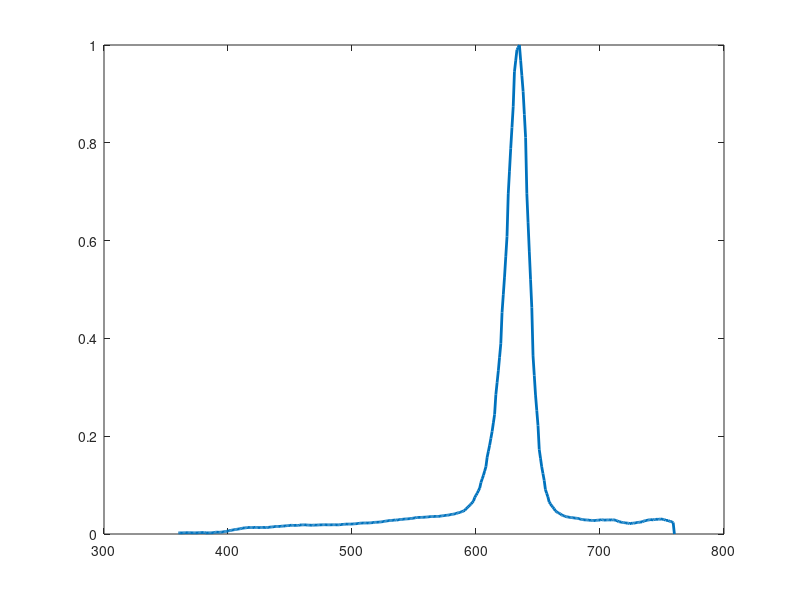
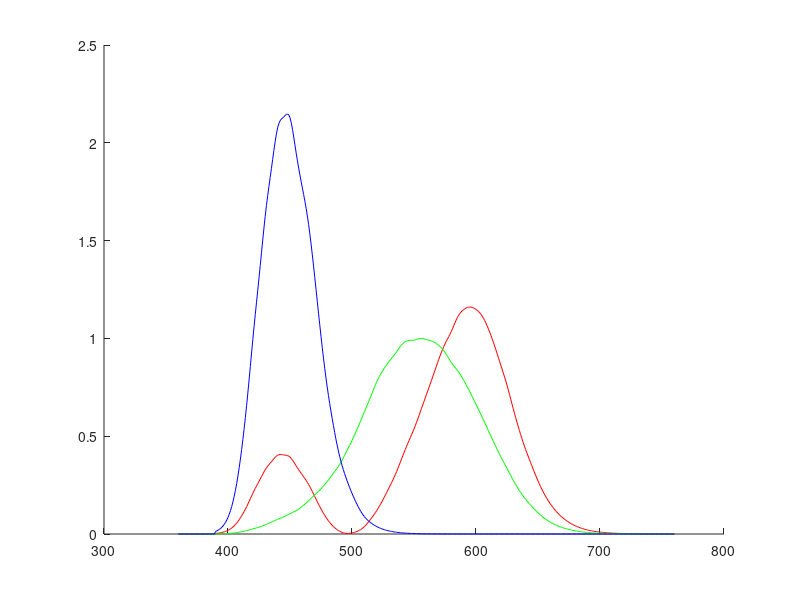
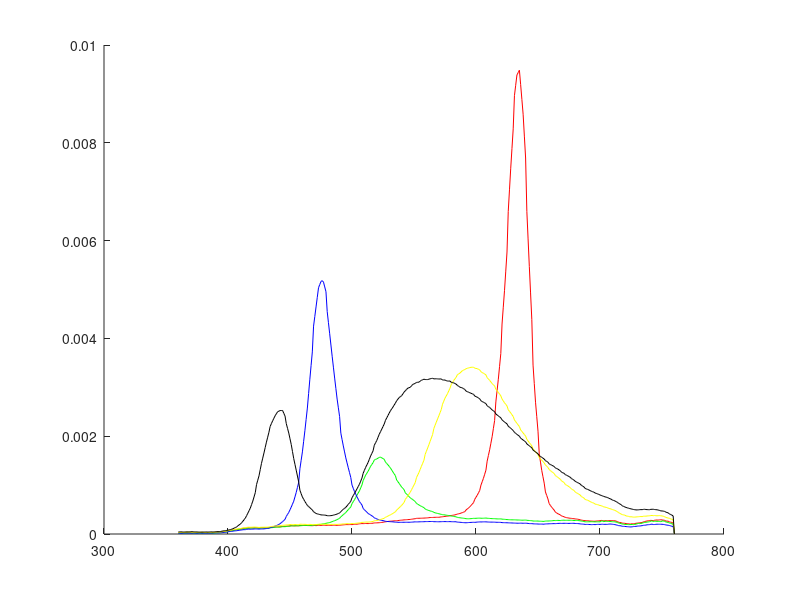
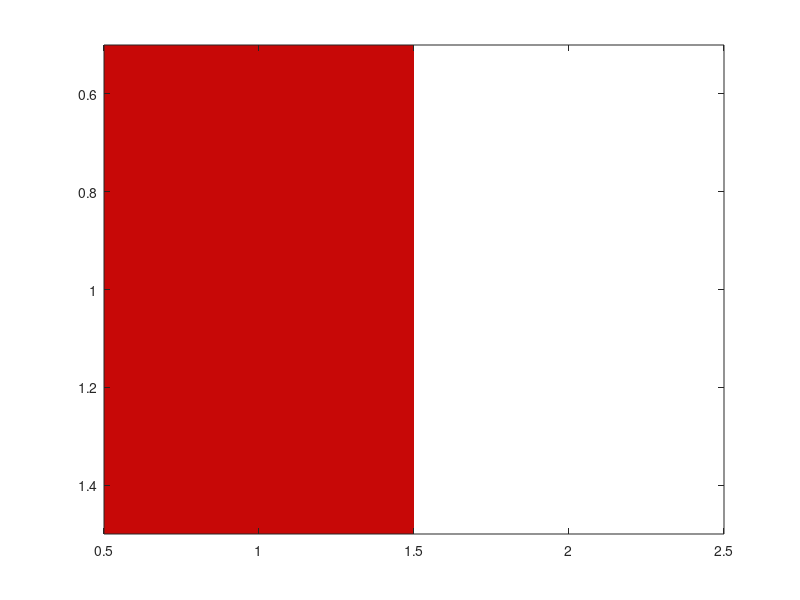

Recreate these plots in MATLAB, in order.
close all
clear all
%clc

red=importdata('TestData/red_LED.txt');
green=importdata('TestData/green_LED.txt');
blue=importdata('TestData/blue_LED.txt');
amber=importdata('TestData/amber_LED.txt');
white=importdata('TestData/white_LED.txt');

red=red(2:end,:);
green=green(2:end,:);
blue=blue(2:end,:);
amber=amber(2:end,:);
white=white(2:end,:);

white_lux=193;
red_lux=65;
green_lux=51;
blue_lux=44;
amber_lux=125;

cmf1=importdata('RequiredData/xyz_cmf_10deg.txt');

Wavelength=360:1:760;
figure(1)
plot(Wavelength,red(:,2),'LineWidth',2)

xcmf=spline(cmf1(:,1),cmf1(:,2),Wavelength);
xcmf(Wavelength < min(cmf1(:,1)))=0;
xcmf(Wavelength > max(cmf1(:,1)))=0;

ycmf=spline(cmf1(:,1),cmf1(:,3),Wavelength);
ycmf(Wavelength < min(cmf1(:,1)))=0;
ycmf(Wavelength > max(cmf1(:,1)))=0;

zcmf=spline(cmf1(:,1),cmf1(:,4),Wavelength);
zcmf(Wavelength < min(cmf1(:,1)))=0;
zcmf(Wavelength > max(cmf1(:,1)))=0;

figure(2)
hold on
plot(Wavelength,xcmf,'r')
plot(Wavelength,ycmf,'g')
plot(Wavelength,zcmf,'b')
hold off

%snorm=(s-min(s))./(max(s)-min(s))%s./(sum(s)/size(s,1));
%s=snorm;

%X=sum(xcmf.*s')/size(s,1)
% X=683*sum(s.*xcmf.*(red(2,1)-red(1,1)));
% %k=100/sum(s.*ycmf.*(input(2,1)-input(1,1)))
% %X=k*sum(s.*xcmf.*(input(2,1)-input(1,1)))
% 
%Y=sum(ycmf.*s')/size(s,1)
% Y=683*sum(s.*ycmf.*(red(2,1)-red(1,1)));
% %Y=k*sum(s.*ycmf.*(input(2,1)-input(1,1)))
% 
%Z=sum(zcmf.*s')/size(s,1)
% Z=683*sum(s.*zcmf.*(red(2,1)-red(1,1)));
%Z=k*sum(s.*zcmf.*(input(2,1)-input(1,1)))

k=683;%100/sum(green(:,2).*ycmf'.*(green(2,1)-green(1,1)));%1%.06;%
alpha_red=red_lux/(k*sum(red(:,2).*ycmf'.*(red(2,1)-red(1,1))));
%test=max(ycmf)
%alpha2=65/(k*sum(red(:,2).*ycmf'.*.5))
red(:,2)=alpha_red*red(:,2);

%k=100/sum(green(:,2).*ycmf'.*(green(2,1)-green(1,1)));
alpha_green=green_lux/(k*sum(green(:,2).*ycmf'.*(green(2,1)-green(1,1))));
green(:,2)=alpha_green*green(:,2);

%k=100/sum(blue(:,2).*ycmf'.*(blue(2,1)-blue(1,1)));
alpha_blue=blue_lux/(k*sum(blue(:,2).*ycmf'.*(blue(2,1)-blue(1,1))));
blue(:,2)=alpha_blue*blue(:,2);

%k=100/sum(amber(:,2).*ycmf'.*(amber(2,1)-amber(1,1)));
alpha_amber=amber_lux/(k*sum(amber(:,2).*ycmf'.*(amber(2,1)-amber(1,1))));
amber(:,2)=alpha_amber*amber(:,2);

%k=100/sum(white(:,2).*ycmf'.*(white(2,1)-white(1,1)));
alpha_white=white_lux/(k*sum(white(:,2).*ycmf'.*(white(2,1)-white(1,1))));
white(:,2)=alpha_white*white(:,2);

s=red(:,2);
X=k*sum(xcmf.*s')*(red(2,1)-red(1,1))
Y=k*sum(ycmf.*s')*(red(2,1)-red(1,1))
Z=k*sum(zcmf.*s')*(red(2,1)-red(1,1))

figure(3)
hold on
plot(Wavelength,red(:,2),'r')
plot(Wavelength,green(:,2),'g')
plot(Wavelength,blue(:,2),'b')
plot(Wavelength,amber(:,2),'y')
plot(Wavelength,white(:,2),'k')

% XYZ_factor=100/Y;
% X=XYZ_factor*X
% Y=XYZ_factor*Y
% Z=XYZ_factor*Z

% X=trapz(Wavelength,xcmf.*s)
% Y=trapz(Wavelength,ycmf.*s)
% Z=trapz(Wavelength,zcmf.*s)

%check validity
% x=X/(X+Y+Z)
% y=Y/(X+Y+Z)
% 
% Y=100
% X=x*Y/y
% Z=(1-x-y)*Y/y

% xe=.3366;
% ye=.1735;
% A0=-949.86315;
% A1=6253.80338;
% t1=.92159;
% A2=28.70599;
% t2=.20039;
% A3=.00004;
% t3=.07125;
% n=(x-xe)/(y-ye);
% 
% CCT=A0+A1*exp(-n/t1)+A2*exp(-n/t2)+A3*exp(-n/t3)

M=[ 2.0413690 -0.5649464 -0.3446944;
-0.9692660  1.8760108  0.0415560;
 0.0134474 -0.1183897  1.0154096];

% M=[.41847 -.15866 -.082835;-.091169 .25243 .015708; .0009209 -.00254998 .17860];
%  M=[2.6422874 -1.2234270 -0.3930143;...
%  -1.1119763  2.0590183  0.0159614;...
%   0.0821699 -0.2807254  1.4559877]

% M=[ 1.9099961 -0.5324542 -0.2882091;...
% -0.9846663  1.9991710 -0.0283082;...
%  0.0583056 -0.1183781  0.8975535]
RGB=M*[X;Y;Z]

%RGB=255*RGB/max(RGB)

% T=(1/.177697)*[.49 .31 .2;.17697 .81240 .01063; 0 .01 .99];
% test=T*RGB;
test_s=ones(1,2,3);
test_s(:,1,1)=RGB(1)/255
test_s(:,1,2)=RGB(2)/255
test_s(:,1,3)=RGB(3)/255
figure(4)
image(test_s)
% 
% R_50=R*255;
% G_150=G*255;
% B_255=B*255;

%R=1.16*R.^(1/3)-.16
%G=1.16*G.^(1/3)-.16
%B=1.16*B.^(1/3)-.16